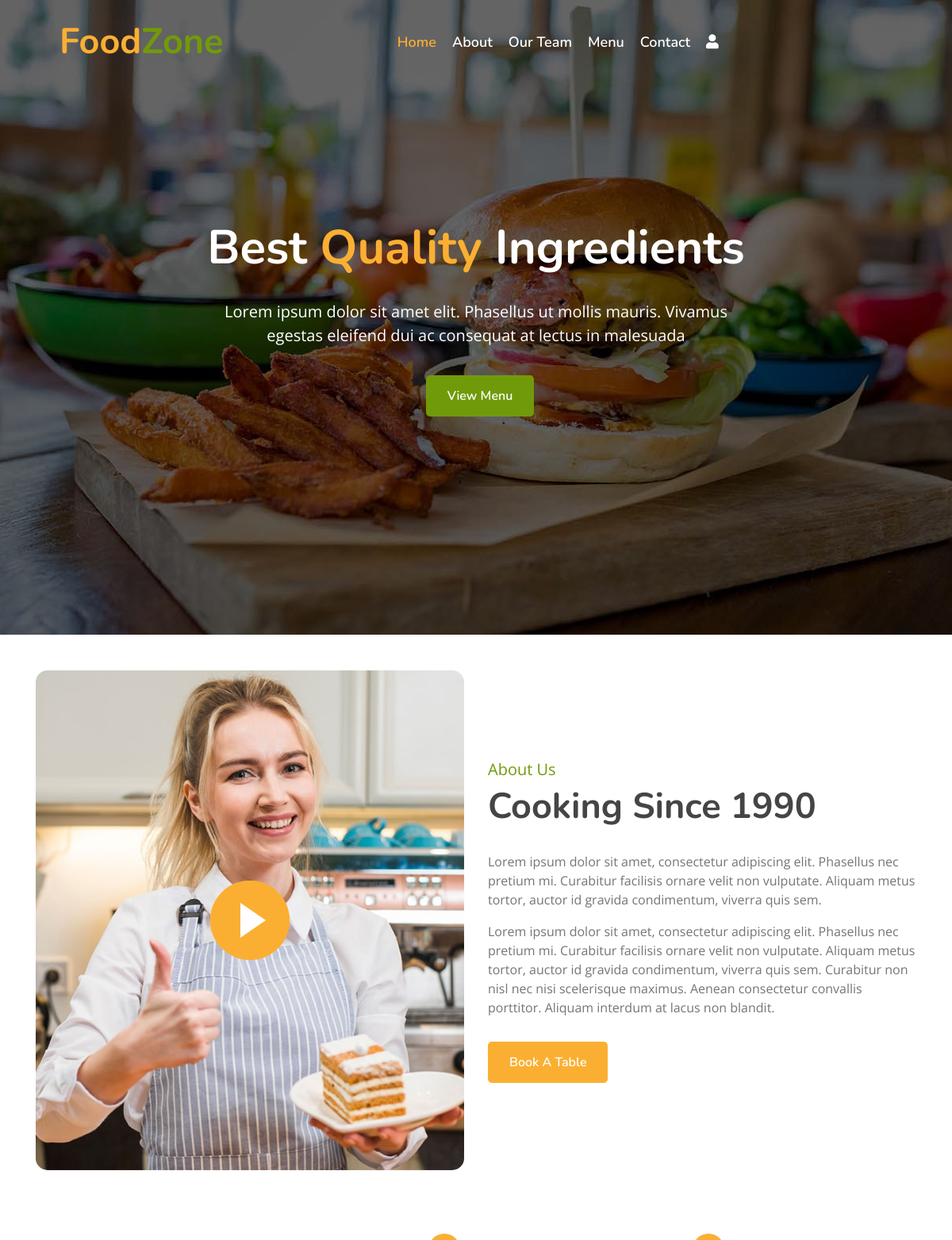
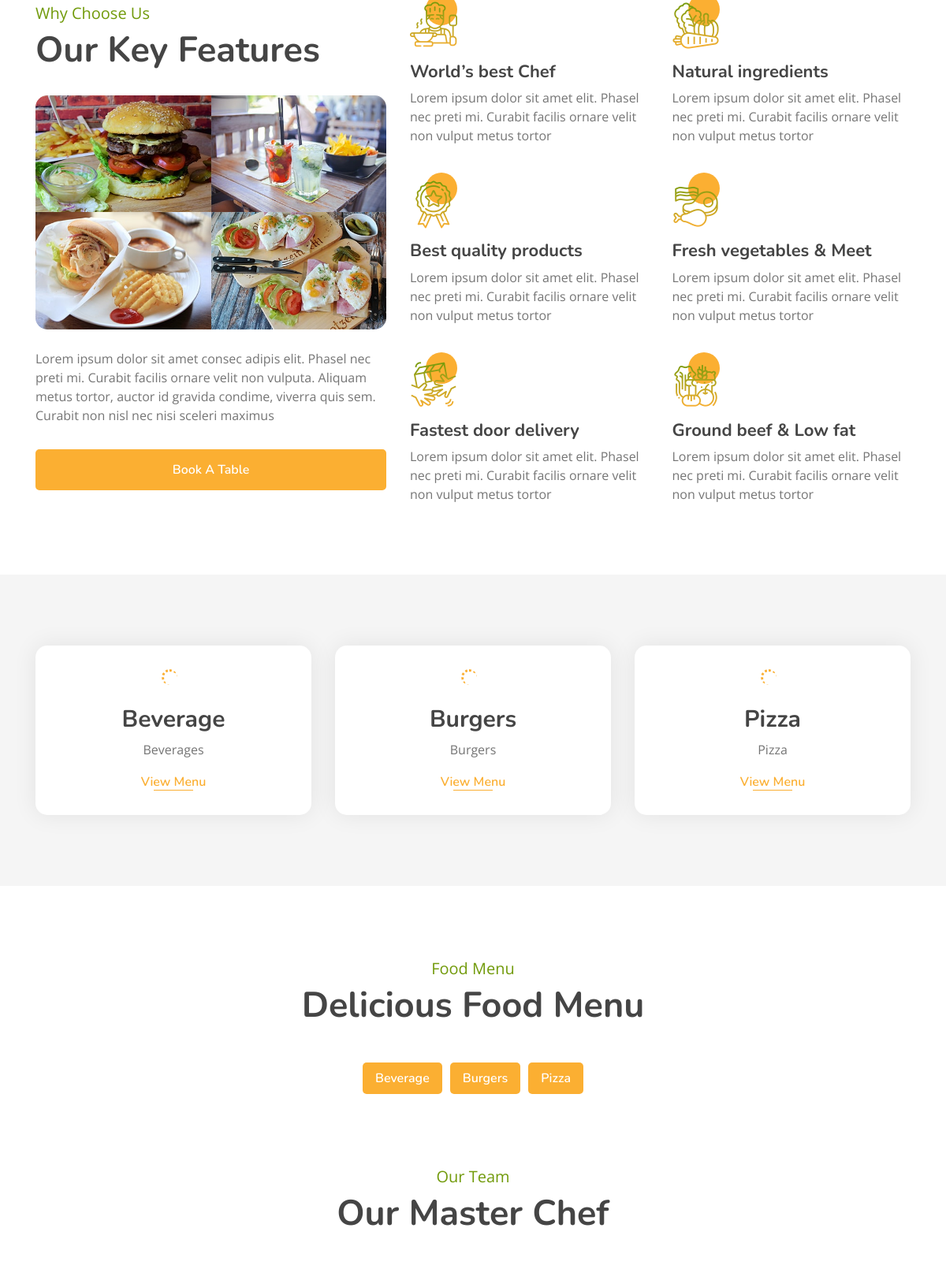
The page / (upper part) on the database its author committed (2 pictures, top to bottom).
### foodwebsiteapp/models.py (models this page shows, shortened)
class Category(models.Model):
    name = models.CharField(max_length=100, unique=True)
    image = models.ImageField(upload_to="categories/%Y/%m/%d")
    icon = models.CharField(max_length=50, blank=True)
    description = models.TextField()
    added_on = models.DateTimeField(auto_now_add=True)
    updated_on = models.DateTimeField(auto_now=True)

### foodwebsiteapp/views.py (the view)
# urls.py: path('',views.index,name="index"),
def index(request):
    context ={}
    cats = Category.objects.all().order_by('name')
    context['categories'] = cats
    dishes = []
    for cat in cats:
        dishes.append({
            'cat_id':cat.id,
            'cat_name':cat.name,
            'cat_img':cat.image,
            'items':list(cat.dish_set.all().values())
        })
    context['menu'] = dishes
    return render(request,'index.html', context)

### foodwebsiteapp/templates/index.html (shortened to what this page needs)
{% extends "base.html" %}
{% block content %}
        <div class="carousel">
            <div class="container-fluid">
                <div class="owl-carousel">
                    <div class="carousel-item">
                        <div class="carousel-img">
                            <img src="/static/img/carousel-1.jpg" alt="Image">
                        </div>
                        <div class="carousel-text">
                            <h1>Best <span>Quality</span> Ingredients</h1>
                            <p>
                                Lorem ipsum dolor sit amet elit. Phasellus ut mollis mauris. Vivamus egestas eleifend dui ac consequat at lectus in malesuada
                            </p>
                            <div class="carousel-btn">
                                <a class="btn custom-btn" href="">View Menu</a>
                            </div>
                        </div>
                    </div>
                </div>
            </div>
        </div>
        <div class="about">
            <div class="container">
                <div class="row align-items-center">
                    <div class="col-lg-6">
                        <div class="about-img">
                            <button type="button" class="btn-play" data-toggle="modal" data-src="https://www.youtube.com/embed/DWRcNpR6Kdc" data-target="#videoModal">
                                <span></span>
                            </button>
                        </div>
                    </div>
                    <div class="col-lg-6">
                        <div class="about-content">
                            <div class="section-header">
                                <p>About Us</p>
                                <h2>Cooking Since 1990</h2>
                            </div>
                            <div class="about-text">
                                <p>
                                    Lorem ipsum dolor sit amet, consectetur adipiscing elit. Phasellus nec pretium mi. Curabitur facilisis ornare velit non vulputate. Aliquam metus tortor, auctor id gravida condimentum, viverra quis sem.
                                </p>
                                <p>
                                    Lorem ipsum dolor sit amet, consectetur adipiscing elit. Phasellus nec pretium mi. Curabitur facilisis ornare velit non vulputate. Aliquam metus tortor, auctor id gravida condimentum, viverra quis sem. Curabitur non nisl nec nisi scelerisque maximus. Aenean consectetur convallis porttitor. Aliquam interdum at lacus non blandit.
                                </p>
                                <a class="btn custom-btn" href="">Book A Table</a>
                            </div>
                        </div>
                    </div>
                </div>
            </div>
        </div>
        <div class="feature">
            <div class="container">
                <div class="row">
                    <div class="col-lg-5">
                        <div class="section-header">
                            <p>Why Choose Us</p>
                            <h2>Our Key Features</h2>
                        </div>
                        <div class="feature-text">
                            <div class="feature-img">
                                <div class="row">
                                    <div class="col-6">
                                        <img src="/static/img/feature-1.jpg" alt="Image">
                                    </div>
                                    <div class="col-6">
                                        <img src="/static/img/feature-2.jpg" alt="Image">
                                    </div>
                                    <div class="col-6">
                                        <img src="/static/img/feature-3.jpg" alt="Image">
                                    </div>
                                    <div class="col-6">
                                        <img src="/static/img/feature-4.jpg" alt="Image">
                                    </div>
                                </div>
                            </div>
                            <p>
                                Lorem ipsum dolor sit amet consec adipis elit. Phasel nec preti mi. Curabit facilis ornare velit non vulputa. Aliquam metus tortor, auctor id gravida condime, viverra quis sem. Curabit non nisl nec nisi sceleri maximus
                            </p>
                            <a class="btn custom-btn" href="">Book A Table</a>
                        </div>
                    </div>
                    <div class="col-lg-7">
                        <div class="row">
                            <div class="col-sm-6">
                                <div class="feature-item">
                                    <i class="flaticon-cooking"></i>
                                    <h3>World’s best Chef</h3>
                                    <p>
                                        Lorem ipsum dolor sit amet elit. Phasel nec preti mi. Curabit facilis ornare velit non vulput metus tortor
                                    </p>
                                </div>
                            </div>
                            <div class="col-sm-6">
                                <div class="feature-item">
                                    <i class="flaticon-vegetable"></i>
                                    <h3>Natural ingredients</h3>
                                    <p>
                                        Lorem ipsum dolor sit amet elit. Phasel nec preti mi. Curabit facilis ornare velit non vulput metus tortor
                                    </p>
                                </div>
                            </div>
                        </div>
                        <div class="row">
                            <div class="col-sm-6">
                                <div class="feature-item">
                                    <i class="flaticon-medal"></i>
                                    <h3>Best quality products</h3>
                                    <p>
                                        Lorem ipsum dolor sit amet elit. Phasel nec preti mi. Curabit facilis ornare velit non vulput metus tortor
                                    </p>
                                </div>
                            </div>
                            <div class="col-sm-6">
                                <div class="feature-item">
                                    <i class="flaticon-meat"></i>
                                    <h3>Fresh vegetables & Meet</h3>
                                    <p>
                                        Lorem ipsum dolor sit amet elit. Phasel nec preti mi. Curabit facilis ornare velit non vulput metus tortor
                                    </p>
                                </div>
                            </div>
                        </div>
                        <div class="row">
                            <div class="col-sm-6">
                                <div class="feature-item">
                                    <i class="flaticon-courier"></i>
                                    <h3>Fastest door delivery</h3>
                                    <p>
                                        Lorem ipsum dolor sit amet elit. Phasel nec preti mi. Curabit facilis ornare velit non vulput metus tortor
                                    </p>
                                </div>
                            </div>
                            <div class="col-sm-6">
                                <div class="feature-item">
                                    <i class="flaticon-fruits-and-vegetables"></i>
                                    <h3>Ground beef & Low fat</h3>
                                    <p>
                                        Lorem ipsum dolor sit amet elit. Phasel nec preti mi. Curabit facilis ornare velit non vulput metus tortor
                                    </p>
                                </div>
                            </div>
                        </div>
                    </div>
                </div>
            </div>
        </div>
        <div class="food">
            <div class="container">
                <div class="row align-items-center">
                {% for cat in categories %}
                    <div class="col-md-4">
                        <div class="food-item">
                            <h2>{{cat.name}}</h2>
                            <p>
                                {{cat.description}}
                            </p>
                            <a href="{% url 'all_dishes' %}?q={{cat.id}}">View Menu</a>
                        </div>
                    </div>
                {% endfor %}
                </div>
            </div>
        </div>
        <div class="menu">
            <div class="container">
                <div class="section-header text-center">
                    <p>Food Menu</p>
                    <h2>Delicious Food Menu</h2>
                </div>
                <div class="menu-tab">
                    <ul class="nav nav-pills justify-content-center">
                        {% for category in menu %}
                            <li class="nav-item">
                                <a class="nav-link" data-toggle="pill" href="#c-{{category.cat_id}}">{{category.cat_name}}</a>
                            </li>
                        {% endfor %}
                    </ul>
                    <div class="tab-content">
                    </div>
                </div>
            </div>
        </div>
        <div class="team">
            <div class="container">
                <div class="section-header text-center">
                    <p>Our Team</p>
                    <h2>Our Master Chef</h2>
                </div>
            </div>
        </div>
{% endblock %}

### rows shown on the page
Category: name "Beverage", description "Beverages", cat_name "Beverage"
Category: name "Burgers", description "Burgers", cat_name "Burgers"
Category: name "Pizza", description "Pizza", cat_name "Pizza"
